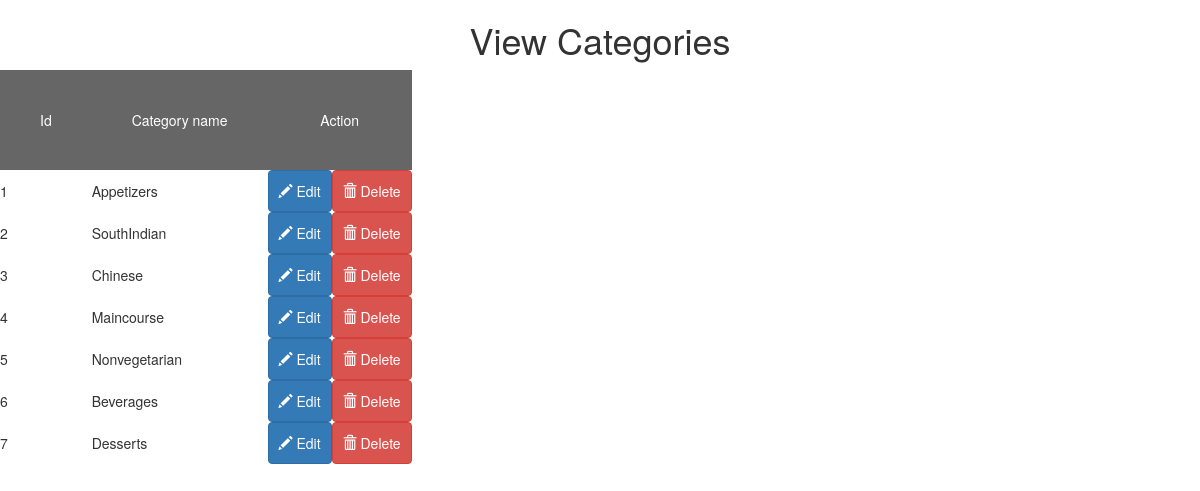
The page /view.php (signed in) on the database its author committed.
### tables this page shows
CREATE TABLE `category` (
  `id` int(200) NOT NULL,
  `category` varchar(255) NOT NULL
);

### view.php (the view, shortened to what this page needs)
<?php
if(isset($_SESSION['email']))
 {
 include('connect.php');
 $sql="SELECT * from category";
 $res=mysqli_query($con,$sql);
 ?>
 <!DOCTYPE html>
 <html>
 <head>
 <link rel="stylesheet" href="css/bootstrap.min.css" type="text/css" />
<link href="font-awesome-4.3.0/css/font-awesome.min.css" rel="stylesheet">
 </head>
 <body>
  <h1 align="center" >View Categories</h1>
     <table >
       <tr style="padding: 40px; color:white;" align="center">
          <td style="background-color:rgba(0,0,0,0.6); padding: 40px; color:white;" align="center">Id</td>
          <td style="background-color:rgba(0,0,0,0.6); padding: 40px; color:white;" align="center">Category name</td>
          <td style="background-color:rgba(0,0,0,0.6); padding: 40px; color:white;" align="center" colspan="2">Action</td>
       </tr>
  <?php
    while($row=mysqli_fetch_array($res))
	  {
   ?>
       <tr>
           <td><?php echo $row['id'];?></td>
           <td><?php echo $row['category'];?></td>
           <td><a class="btn btn-primary" href="edit.php?id=<?php echo $row['id']?>" style="padding:10px;"><span class="glyphicon glyphicon-pencil"></span> Edit</a></td>
           <td><a class="btn btn-danger" href="delete.php?id=<?php echo $row['id']?>" style="padding:10px;"onClick="return confirm('Are you sure want to delete?')"><span class="glyphicon glyphicon-trash"></span> Delete</a></td>
       </tr>
       <?php
    }?>
   </table>
</body>
</html>
<?php
  }
     else
     {
      header("location:Dashboard.php?login= Your not allowed to access this area");
        exit();
    }
   ?>

### rows shown on the page
category: id "1", category "Appetizers"
category: id "2", category "SouthIndian"
category: id "3", category "Chinese"
category: id "4", category "Maincourse"
category: id "5", category "Nonvegetarian"
category: id "6", category "Beverages"
category: id "7", category "Desserts"
